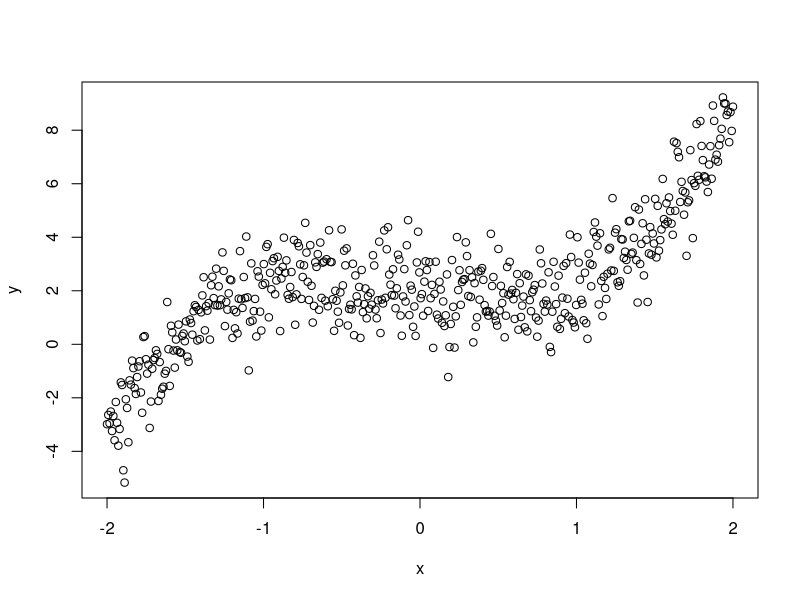

The R script that drew this image: (Note: this script raises an error after producing the figure.)
## ---- chunk 1
knitr::opts_chunk$set(message = FALSE, warning = FALSE, error = FALSE, echo = TRUE)
## ---- chunk 2
# Simulamos dos variables
set.seed(99)
x <- seq(-2, 2, length = 500)
y <- 2 - x + 0.2*x^2 + x^3 + rnorm(500, 0, 1)
plot(x, y)

# Ajuste del modelo
reg.pol <- lm(y ~ x + I(x^2) + I(x^3))
summary(reg.pol)
## ---- chunk 3
x.categorica <- cut(x, breaks = 5)
fun.trozos <- lm(y ~ x.categorica)
summary(fun.trozos)
pred <- predict(fun.trozos)
df <- data.frame(x, x.categorica, y, pred)
ggplot(data = df, aes(x, pred)) + geom_step(col = "blue", size = 2) +
  geom_point(data = df, aes(x, y))
## ---- chunk 4
# Ejemplo de un polinomio cubico con 1 nodo
data.split <- data.frame(x, y, x2cat = cut(x, breaks = 2))
pol.cat1 <- lm(y ~ x + I(x^2) + I(x^3), data = subset(data.split, x2cat == "(-2,0]"))
pol.cat2 <- lm(y ~ x + I(x^2) + I(x^3), data = subset(data.split, x2cat == "(0,2]"))
pred.polcat1 <- predict(pol.cat1)
pred.polcat2 <- predict(pol.cat2)
df1 <- data.frame(subset(data.split, x2cat == "(-2,0]"), pred = pred.polcat1)
df2 <- data.frame(subset(data.split, x2cat == "(0,2]"), pred = pred.polcat2)

ggplot() + 
  geom_line(data = df1, aes(x, pred), col = "blue", size = 2) +
  geom_line(data = df2, aes(x, pred), col = "red", size = 2) +
  geom_point(data = data.split, aes(x, y)) +
  geom_vline(xintercept = 0, linetype = "dashed")
